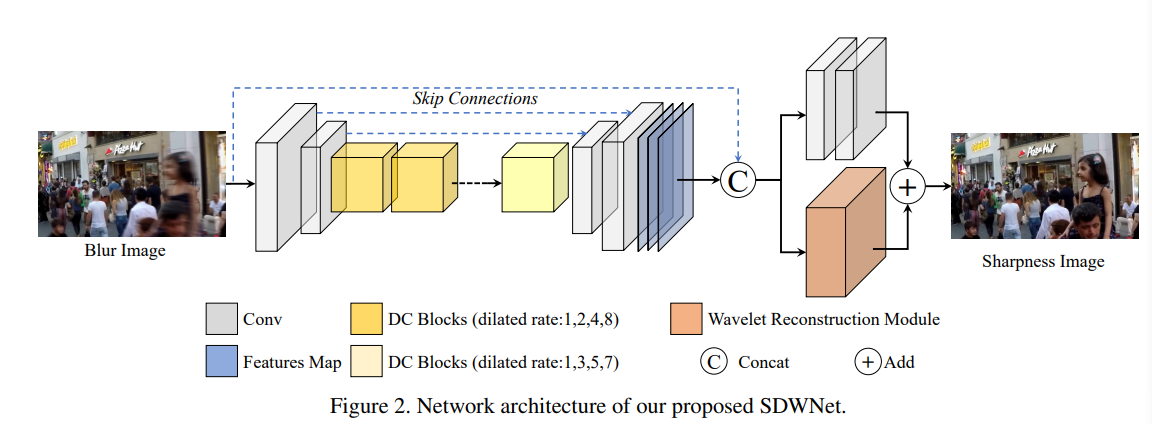
#> input picture imgs/1.png, 1152 x 424 px
$ python -i process_data.py   (imports and definitions only)   (Python 2 division)
#> lines starting #> are read from the running program, lines starting #| are printed output that depends on the picture
import os
import cv2
import time
import numpy as np

from PIL import Image
from multiprocessing import Pool


# [93 lines left out: functions get_cropimage, get_image_list_lr, get_image_list_hr, make_pair, save_crop, process, not called in this run]


def process_mp(data):
    lr, hr = data[0], data[1]
    lr_image = cv2.imread(lr)
    hr_image = cv2.imread(hr)
    lr_crop_image = get_cropimage((480, 480), lr_image, 4)
    hr_crop_image = get_cropimage((480, 480), hr_image, 4)
    save_crop(lr, lr_crop_image, lr_crop_output_folder)
    save_crop(hr, hr_crop_image, hr_crop_output_folder)


# [26 lines not run here, left out]

>>> import cv2
>>> picture = cv2.imread('../imgs/1.png', cv2.IMREAD_GRAYSCALE)
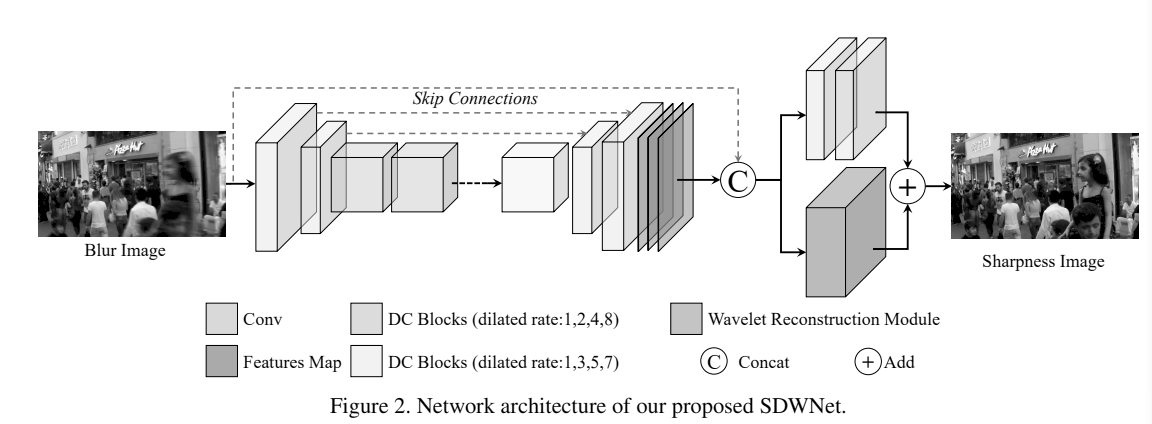
#> picture: shape (424, 1152); min 0, max 255, mean 230.3
>>> result = process_mp(picture)
#> in process_mp, `lr, hr = data[0], data[1]`: lr = 1152 values, max 255 at index 0, min 249 at index 1151, mean 255; hr has the same summary as lr
#> (the run stopped early here; a loop or call above may not have finished)
